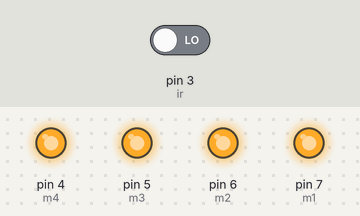
The sketch below on a simulated Arduino Uno, built with avr-gcc and run on an emulated ATmega328P. Shown: output pins drawn as LEDs (lit = HIGH). The inputs (shaded band) are chosen by the test bench; at power-on: pin 3 (ir) LOW.

Above: at 1.2 s.
1.3 s: pin 3 (ir) driven HIGH
At 2.4 s:
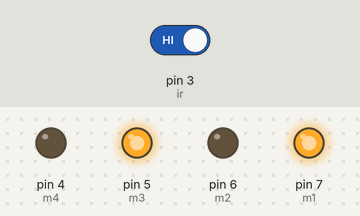
2.8 s: pin 3 (ir) driven LOW
At 3.5 s:
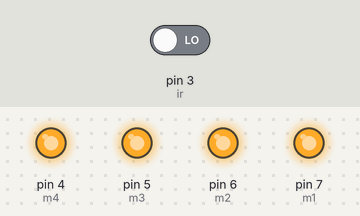
Timing chart, 0 to 5.8 s (numbered marks = the images above; inputs shaded):
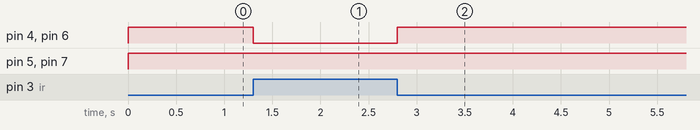

The sketch:

IR_sensor.ino
```cpp
int ir=3 ;
int m1=7;
int m2=6;
int m3=5;
int m4=4;
void setup()
{
  pinMode(m1,OUTPUT);
  pinMode(m2,OUTPUT);
  pinMode(m3,OUTPUT);
  pinMode(m4,OUTPUT);
  pinMode(ir,INPUT);
  Serial.begin(9600);
}

void loop()
{
  int x=digitalRead(ir);
  if(x==HIGH)
  {
    digitalWrite(m1, HIGH);
    digitalWrite(m2, LOW);
    digitalWrite(m3, HIGH);
    digitalWrite(m4, LOW);
  }
  else
  {
    digitalWrite(m1, HIGH);
    digitalWrite(m2, HIGH);
    digitalWrite(m3, HIGH);
    digitalWrite(m4, HIGH);
    }
}
```

Measured:
- after the input at 1.3 s, pin 4 (m4), pin 6 (m2): HIGH → LOW at once
- after the input at 2.8 s, pin 4 (m4), pin 6 (m2): LOW → HIGH at once
